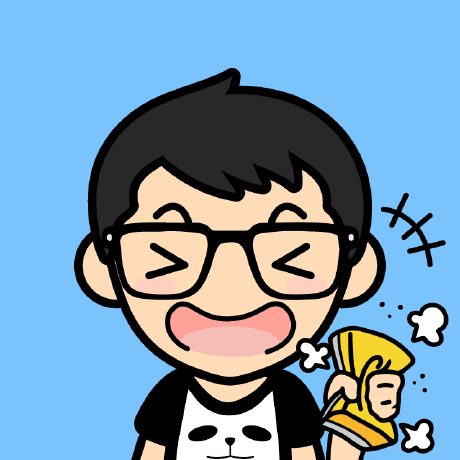
#> input picture test.png, 460 x 460 px
$ python lbp.py
#> lines starting #> are read from the running program, lines starting #| are printed output that depends on the picture
#> further down, image_ori is the input picture: PIL image 460x460 RGBA; mean R, G, B, A 120.3, 152.1, 175.8, 255

import numpy as np
from PIL import Image

class LBP:
    def __init__(self, input, output):
#> called with input = 'test.png', output = True
        self.image = Image.open(input).convert("L")
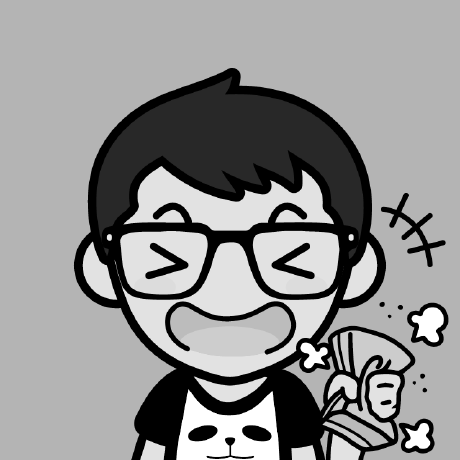
#> self.image: PIL image 460x460 L; min 0, max 255, mean 145.2
        self.width = self.image.size[0]
#> self.width = 460
        self.height = self.image.size[1]
#> self.height = 460
        self.patterns = []
        self.output = output

    def execute(self):
        self._process()
        if self.output:
            self._output()

    def _process(self):
        pixels = list(self.image.getdata())
#> pixels = 211600 items
        pixels = [pixels[i * self.width : (i + 1) * self.width] for i in xrange(self.height)]
#> pixels = 460 items
        for i in xrange(1, self.height - 1):
            previous_row = pixels[i - 1]
            current_row = pixels[i]
            next_row = pixels[i + 1]

            for j in xrange(1, self.width - 1):
                pixel = current_row[j]
                pattern = 0
                pattern = pattern | (1 << 0) if pixel < previous_row[j-1] else pattern
                pattern = pattern | (1 << 1) if pixel < previous_row[j] else pattern
                pattern = pattern | (1 << 2) if pixel < previous_row[j+1] else pattern
                pattern = pattern | (1 << 3) if pixel < current_row[j+1] else pattern
                pattern = pattern | (1 << 4) if pixel < next_row[j+1] else pattern
                pattern = pattern | (1 << 5) if pixel < next_row[j] else pattern
                pattern = pattern | (1 << 6) if pixel < next_row[j-1] else pattern
                pattern = pattern | (1 << 7) if pixel < current_row[j-1] else pattern
                self.patterns.append(pattern)
#> after the loop, self.patterns = 209764 items

    def _output(self):
        result_image = Image.new(self.image.mode, (self.width - 2, self.height - 2))
#> result_image: PIL image 458x458 L; every value is 0
        result_image.putdata(self.patterns)
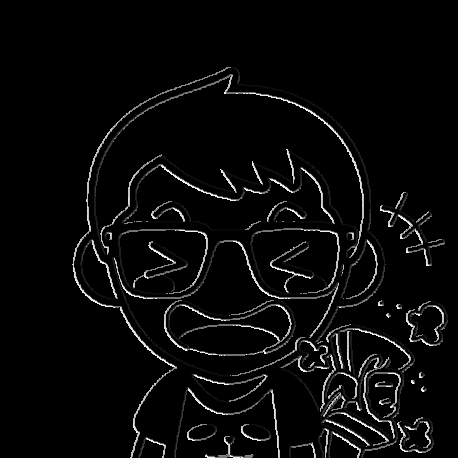
#> result_image: PIL image 458x458 L; min 0, max 255, mean 9.6
        result_image.show()


image_path = "test.png"
image_ori = Image.open(image_path)
image_ori.show()
lbp = LBP(image_path,True)
lbp.execute()

$ run again, with matchtemp.png copied over test.png
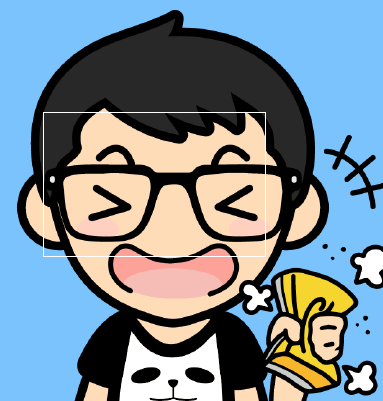
#> input picture matchtemp.png, 383 x 401 px
#> image_ori is the input picture: PIL image 383x401 RGBA; mean R, G, B, A 119.9, 136.8, 147.8, 255
#> in __init__, `self.image = Image.open(input).convert("L")`:
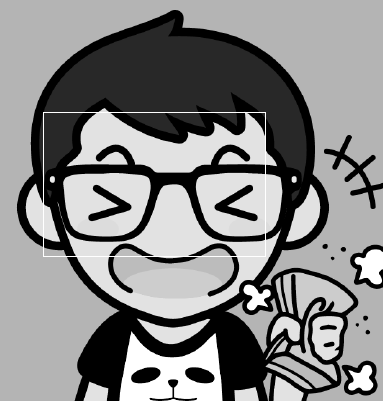
#> self.image: PIL image 383x401 L; min 0, max 255, mean 133
#> in _process, `pixels = list(self.image.getdata())`: pixels = 153583 items
#> in _process, `pixels = [pixels[i * self.width : (i + 1) * self.width] for i in xrang..`: pixels = 401 items
#> after the loop in _process, `for i in xrange(1, self.height - 1):`: self.patterns = 152019 items
#> in _output, `result_image.putdata(self.patterns)`:
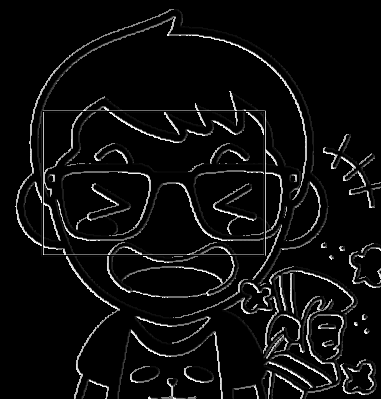
#> result_image: PIL image 381x399 L; min 0, max 255, mean 13.7
